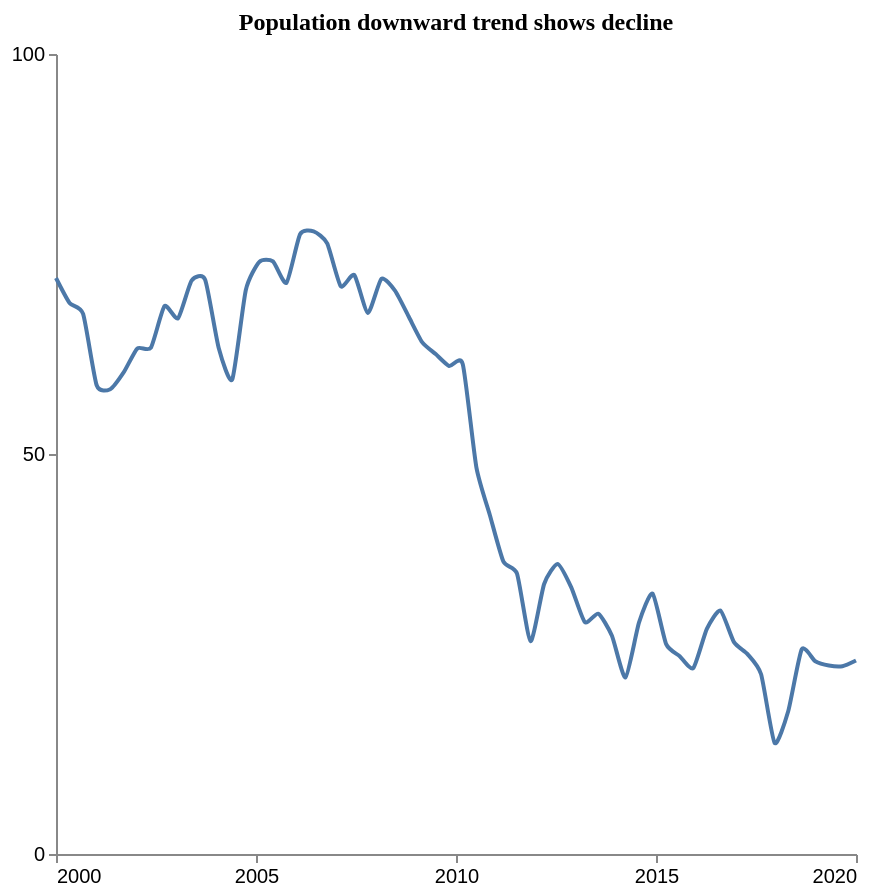

The Vega-Lite source for this figure:
### Vega-Lite specification from a JSON file in a GitHub repository (floating-point values rounded to 4 significant figures)
{"$schema": "https://vega.github.io/schema/vega-lite/v5.json", "description": "Pattern: Downward", "data": {"values": [{"X": 2000.0, "Y": 72.0}, {"X": 2000.0, "Y": 68.88}, {"X": 2001.0, "Y": 67.51}, {"X": 2001.0, "Y": 58.59}, {"X": 2001.0, "Y": 58.1}, {"X": 2002.0, "Y": 60.22}, {"X": 2002.0, "Y": 63.19}, {"X": 2002.0, "Y": 63.29}, {"X": 2003.0, "Y": 68.48}, {"X": 2003.0, "Y": 66.98}, {"X": 2003.0, "Y": 71.68}, {"X": 2004.0, "Y": 71.78}, {"X": 2004.0, "Y": 63.25}, {"X": 2004.0, "Y": 59.34}, {"X": 2005.0, "Y": 70.51}, {"X": 2005.0, "Y": 74.03}, {"X": 2005.0, "Y": 74.07}, {"X": 2006.0, "Y": 71.41}, {"X": 2006.0, "Y": 77.47}, {"X": 2006.0, "Y": 77.83}, {"X": 2007.0, "Y": 76.33}, {"X": 2007.0, "Y": 70.97}, {"X": 2007.0, "Y": 72.37}, {"X": 2008.0, "Y": 67.64}, {"X": 2008.0, "Y": 71.91}, {"X": 2008.0, "Y": 70.41}, {"X": 2009.0, "Y": 67.21}, {"X": 2009.0, "Y": 63.99}, {"X": 2009.0, "Y": 62.49}, {"X": 2010.0, "Y": 60.99}, {"X": 2010.0, "Y": 61.22}, {"X": 2011.0, "Y": 48.36}, {"X": 2011.0, "Y": 42.35}, {"X": 2011.0, "Y": 36.54}, {"X": 2012.0, "Y": 35.04}, {"X": 2012.0, "Y": 26.6}, {"X": 2012.0, "Y": 33.75}, {"X": 2013.0, "Y": 36.25}, {"X": 2013.0, "Y": 33.33}, {"X": 2013.0, "Y": 28.99}, {"X": 2014.0, "Y": 30.04}, {"X": 2014.0, "Y": 27.28}, {"X": 2014.0, "Y": 22.07}, {"X": 2015.0, "Y": 28.94}, {"X": 2015.0, "Y": 32.55}, {"X": 2015.0, "Y": 26.23}, {"X": 2016.0, "Y": 24.73}, {"X": 2016.0, "Y": 23.23}, {"X": 2016.0, "Y": 28.14}, {"X": 2017.0, "Y": 30.43}, {"X": 2017.0, "Y": 26.48}, {"X": 2017.0, "Y": 24.98}, {"X": 2018.0, "Y": 22.46}, {"X": 2018.0, "Y": 13.88}, {"X": 2018.0, "Y": 17.84}, {"X": 2019.0, "Y": 25.59}, {"X": 2019.0, "Y": 24.09}, {"X": 2019.0, "Y": 23.56}, {"X": 2020.0, "Y": 23.47}, {"X": 2020.0, "Y": 24.19}]}, "mark": {"type": "line", "interpolate": "cardinal", "tension": 0.4}, "encoding": {"x": {"field": "X", "type": "quantitative", "title": "", "axis": {"grid": false, "format": "d", "values": [2000, 2005, 2010, 2015, 2020], "tickSize": 4}, "scale": {"domain": [2000, 2020]}}, "y": {"field": "Y", "type": "quantitative", "title": "", "axis": {"grid": false, "format": "d", "values": [0, 50, 100], "tickSize": 4, "tickOpacity": 1}, "scale": {"domain": [0, 100]}}}, "title": {"text": "Population downward trend shows decline", "anchor": "middle", "font": "Tahoma", "fontSize": 12}, "config": {"lineBreak": "^", "view": {"stroke": null}}, "height": 400, "width": 400, "autosize": "pad"}
